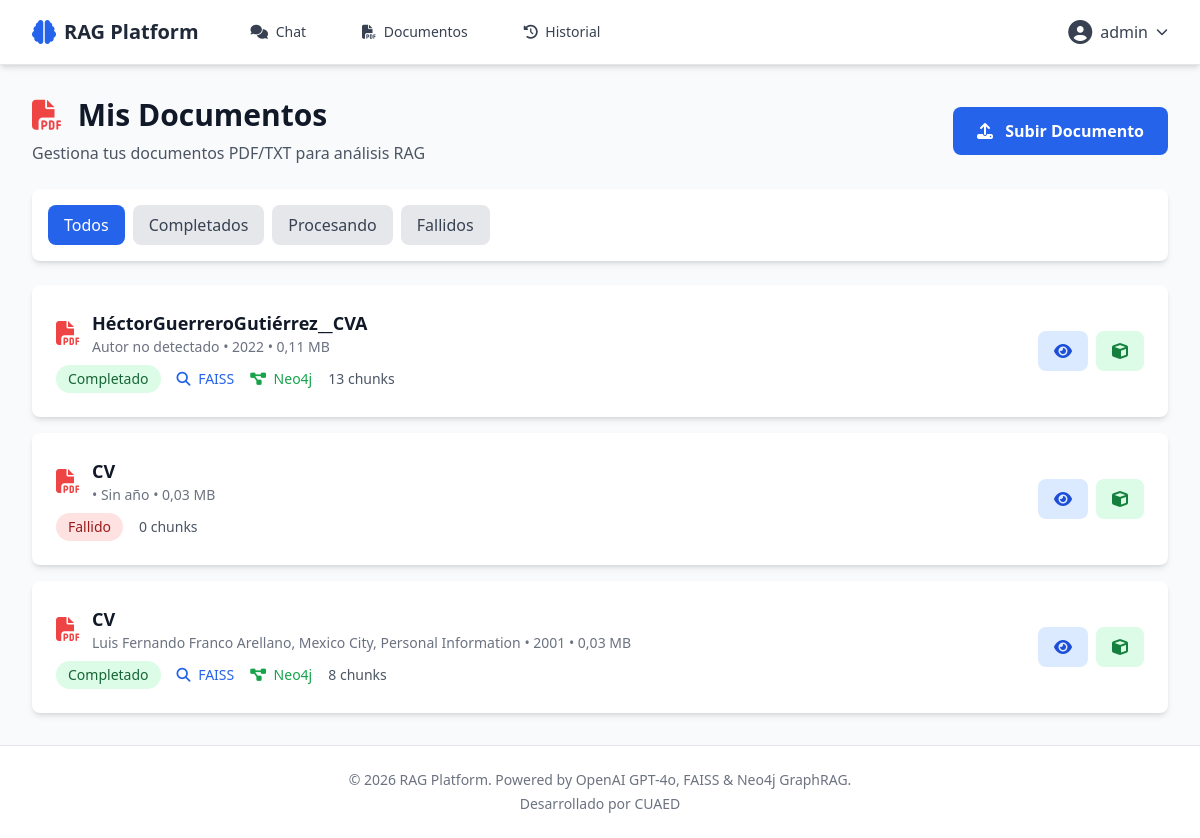
The page /documents/ (signed in) on the database its author committed.
### rag_platform/accounts/models.py (models this page shows, shortened)
class User(AbstractUser):
    bio = models.TextField(max_length=500, blank=True, verbose_name='Biografía')
    avatar = models.ImageField(upload_to='avatars/', null=True, blank=True, verbose_name='Avatar')
    created_at = models.DateTimeField(auto_now_add=True, verbose_name='Fecha de registro')
    updated_at = models.DateTimeField(auto_now=True, verbose_name='Última actualización')
    preferred_engine = models.CharField(
        max_length=10,
        choices=[('faiss', 'FAISS'), ('neo4j', 'Neo4j')],
        default='faiss',
        verbose_name='Motor preferido'
    )
    class Meta:
        verbose_name = 'Usuario'
        verbose_name_plural = 'Usuarios'
        ordering = ['-created_at']

### rag_platform/documents/models.py (models this page shows, shortened)
class Document(models.Model):
    STATUS_CHOICES = [
        ('pending', 'Pendiente'),
        ('processing', 'Procesando'),
        ('completed', 'Completado'),
        ('failed', 'Fallido'),
    ]
    user = models.ForeignKey(
        settings.AUTH_USER_MODEL,
        on_delete=models.CASCADE,
        related_name='documents',
        verbose_name='Usuario'
    )
    title = models.CharField(max_length=255, verbose_name='Título')
    file = models.FileField(upload_to='documents/', verbose_name='Archivo')
    file_type = models.CharField(max_length=10, verbose_name='Tipo de archivo')
    file_size = models.IntegerField(verbose_name='Tamaño (bytes)')
    status = models.CharField(
        max_length=20,
        choices=STATUS_CHOICES,
        default='pending',
        verbose_name='Estado'
    )
    author = models.CharField(max_length=255, blank=True, verbose_name='Autor')
    year = models.IntegerField(null=True, blank=True, verbose_name='Año')
    doi = models.CharField(max_length=255, blank=True, verbose_name='DOI')
    abstract = models.TextField(blank=True, verbose_name='Resumen')
    keywords = models.TextField(blank=True, verbose_name='Palabras clave')
    total_pages = models.IntegerField(null=True, blank=True, verbose_name='Total de páginas')
    total_chunks = models.IntegerField(default=0, verbose_name='Total de chunks')
    indexed_in_faiss = models.BooleanField(default=False, verbose_name='Indexado en FAISS')
    indexed_in_neo4j = models.BooleanField(default=False, verbose_name='Indexado en Neo4j')
    faiss_index_path = models.CharField(max_length=500, blank=True, verbose_name='Ruta índice FAISS')
    created_at = models.DateTimeField(auto_now_add=True, verbose_name='Fecha de subida')
    updated_at = models.DateTimeField(auto_now=True, verbose_name='Última actualización')
    processed_at = models.DateTimeField(null=True, blank=True, verbose_name='Fecha de procesamiento')
    error_message = models.TextField(blank=True, verbose_name='Mensaje de error')
    class Meta:
        verbose_name = 'Documento'
        verbose_name_plural = 'Documentos'
        ordering = ['-created_at']
        indexes = [
            models.Index(fields=['-created_at']),
            models.Index(fields=['user', '-created_at']),
            models.Index(fields=['status']),
        ]
    def get_file_size_mb(self):
        return round(self.file_size / (1024 * 1024), 2)

### rag_platform/documents/views.py (the view)
# urls.py: path('', views.document_list, name='list'),
@login_required
def document_list(request):
    documents = Document.objects.filter(
        user=request.user
    ).order_by('-created_at')
    status_filter = request.GET.get('status')
    if status_filter:
        documents = documents.filter(status=status_filter)
    paginator = Paginator(documents, 15)
    page_number = request.GET.get('page')
    page_obj = paginator.get_page(page_number)
    context = {
        'page_obj': page_obj,
        'status_filter': status_filter,
    }
    return render(request, 'documents/document_list.html', context)

### rag_platform/templates/documents/document_list.html (shortened to what this page needs)
{% extends 'base.html' %}
{% block content %}
<div class="mb-6 flex justify-between items-center">
    <div>
        <h1 class="text-3xl font-bold text-gray-900">
            <i class="fas fa-file-pdf text-red-500 mr-2"></i>
            Mis Documentos
        </h1>
        <p class="mt-2 text-gray-600">Gestiona tus documentos PDF/TXT para análisis RAG</p>
    </div>
    <a
        href="{% url 'documents:upload' %}"
        class="bg-blue-600 hover:bg-blue-700 text-white font-semibold px-6 py-3 rounded-lg transition duration-200"
    >
        <i class="fas fa-upload mr-2"></i> Subir Documento
    </a>
</div>
<div class="bg-white rounded-lg shadow-md p-4 mb-6">
    <div class="flex flex-wrap gap-2">
        <a href="{% url 'documents:list' %}" class="px-4 py-2 rounded-lg {% if not status_filter %}bg-blue-600 text-white{% else %}bg-gray-200 text-gray-700 hover:bg-gray-300{% endif %}">
            Todos
        </a>
        <a href="?status=completed" class="px-4 py-2 rounded-lg {% if status_filter == 'completed' %}bg-green-600 text-white{% else %}bg-gray-200 text-gray-700 hover:bg-gray-300{% endif %}">
            Completados
        </a>
        <a href="?status=processing" class="px-4 py-2 rounded-lg {% if status_filter == 'processing' %}bg-yellow-600 text-white{% else %}bg-gray-200 text-gray-700 hover:bg-gray-300{% endif %}">
            Procesando
        </a>
        <a href="?status=failed" class="px-4 py-2 rounded-lg {% if status_filter == 'failed' %}bg-red-600 text-white{% else %}bg-gray-200 text-gray-700 hover:bg-gray-300{% endif %}">
            Fallidos
        </a>
    </div>
</div>
<div class="grid gap-4">
    {% for document in page_obj %}
    <div class="bg-white rounded-lg shadow-md p-6 hover:shadow-lg transition duration-200">
        <div class="flex items-center justify-between">
            <div class="flex-1">
                <div class="flex items-center space-x-3 mb-2">
                    <i class="fas fa-file-pdf text-red-500 text-2xl"></i>
                    <div>
                        <h3 class="text-lg font-bold text-gray-900">{{ document.title }}</h3>
                        <p class="text-sm text-gray-500">
                            {{ document.author }} • {{ document.year|default:"Sin año" }} • {{ document.get_file_size_mb }} MB
                        </p>
                    </div>
                </div>
                <div class="flex items-center space-x-4 text-sm">
                    <span class="px-3 py-1 rounded-full {% if document.status == 'completed' %}bg-green-100 text-green-800{% elif document.status == 'processing' %}bg-yellow-100 text-yellow-800{% elif document.status == 'failed' %}bg-red-100 text-red-800{% else %}bg-gray-100 text-gray-800{% endif %}">
                        {{ document.get_status_display }}
                    </span>
                    {% if document.indexed_in_faiss %}
                    <span class="text-blue-600">
                        <i class="fas fa-search mr-1"></i> FAISS
                    </span>
                    {% endif %}
                    {% if document.indexed_in_neo4j %}
                    <span class="text-green-600">
                        <i class="fas fa-project-diagram mr-1"></i> Neo4j
                    </span>
                    {% endif %}
                    <span class="text-gray-600">
                        {{ document.total_chunks }} chunks
                    </span>
                </div>
            </div>
            <div class="flex space-x-2">
                <a
                    href="{% url 'documents:detail' document.id %}"
                    class="bg-blue-100 hover:bg-blue-200 text-blue-700 px-4 py-2 rounded-lg transition duration-200"
                    title="Ver detalles"
                >
                    <i class="fas fa-eye"></i>
                </a>
                <a
                    href="{% url 'documents:chunks' document.id %}"
                    class="bg-green-100 hover:bg-green-200 text-green-700 px-4 py-2 rounded-lg transition duration-200"
                    title="Ver chunks"
                >
                    <i class="fas fa-cube"></i>
                </a>
            </div>
        </div>
    </div>
    {% endfor %}
</div>
{% endblock %}

### rag_platform/templates/base.html (shortened to what this page needs)
<!DOCTYPE html>
<html lang="es">
<head>
    <script src="https://cdn.tailwindcss.com"></script>
    <link rel="stylesheet" href="https://cdnjs.cloudflare.com/ajax/libs/font-awesome/6.5.1/css/all.min.css">
</head>
<body class="bg-gray-50 min-h-screen">
    {% if user.is_authenticated %}
    <nav class="bg-white shadow-md border-b border-gray-200">
        <div class="max-w-7xl mx-auto px-4 sm:px-6 lg:px-8">
            <div class="flex justify-between h-16">
                <div class="flex items-center">
                    <a href="{% url 'chat:dashboard' %}" class="flex items-center">
                        <i class="fas fa-brain text-blue-600 text-2xl mr-2"></i>
                        <span class="text-xl font-bold text-gray-800">RAG Platform</span>
                    </a>
                    <div class="hidden md:flex ml-10 space-x-8">
                        <a href="{% url 'chat:dashboard' %}" class="text-gray-700 hover:text-blue-600 px-3 py-2 rounded-md text-sm font-medium">
                            <i class="fas fa-comments mr-1"></i> Chat
                        </a>
                        <a href="{% url 'documents:list' %}" class="text-gray-700 hover:text-blue-600 px-3 py-2 rounded-md text-sm font-medium">
                            <i class="fas fa-file-pdf mr-1"></i> Documentos
                        </a>
                        <a href="{% url 'chat:history' %}" class="text-gray-700 hover:text-blue-600 px-3 py-2 rounded-md text-sm font-medium">
                            <i class="fas fa-history mr-1"></i> Historial
                        </a>
                    </div>
                </div>
                <div class="flex items-center space-x-4">
                    <div class="relative">
                        <button id="user-menu-button" class="flex items-center space-x-2 text-gray-700 hover:text-blue-600 focus:outline-none">
                            <i class="fas fa-user-circle text-2xl"></i>
                            <span class="hidden md:block">{{ user.username }}</span>
                            <i class="fas fa-chevron-down text-xs"></i>
                        </button>
                    </div>
                </div>
            </div>
        </div>
    </nav>
    {% endif %}
    <main class="{% block main_class %}max-w-7xl mx-auto px-4 sm:px-6 lg:px-8 py-8{% endblock %}">
        {% block content %}{% endblock %}
    </main>
    <footer class="bg-white border-t border-gray-200 mt-auto">
        <div class="max-w-7xl mx-auto px-4 sm:px-6 lg:px-8 py-6">
            <div class="text-center text-gray-500 text-sm">
                <p>&copy; 2026 RAG Platform. Powered by OpenAI GPT-4o, FAISS & Neo4j GraphRAG.</p>
                <p class="mt-1">Desarrollado por CUAED</p>
            </div>
        </div>
    </footer>
</body>
</html>

### rows shown on the page
User: username "admin"
Document: title "HéctorGuerreroGutiérrez__CVA", author "Autor no detectado", year "2022", get_file_size_mb "0,11", status "Completado", indexed_in_faiss True (drawn), indexed_in_neo4j True (drawn), total_chunks "13"
Document: title "CV", year "Sin año", get_file_size_mb "0,03", status "Fallido", total_chunks "0"
Document: title "CV", author "Luis Fernando Franco Arellano, Mexico City, Personal Information", year "2001", get_file_size_mb "0,03", status "Completado", indexed_in_faiss True (drawn), indexed_in_neo4j True (drawn), total_chunks "8"
